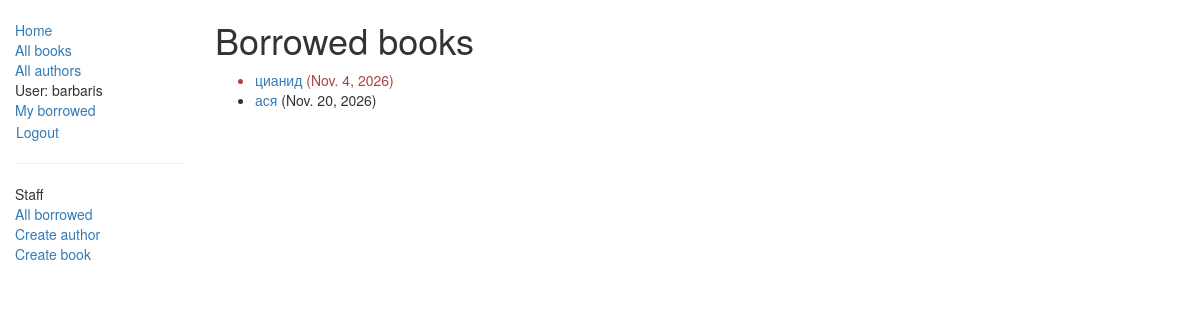
The app's page /catalog/mybooks/ (signed in), older data.
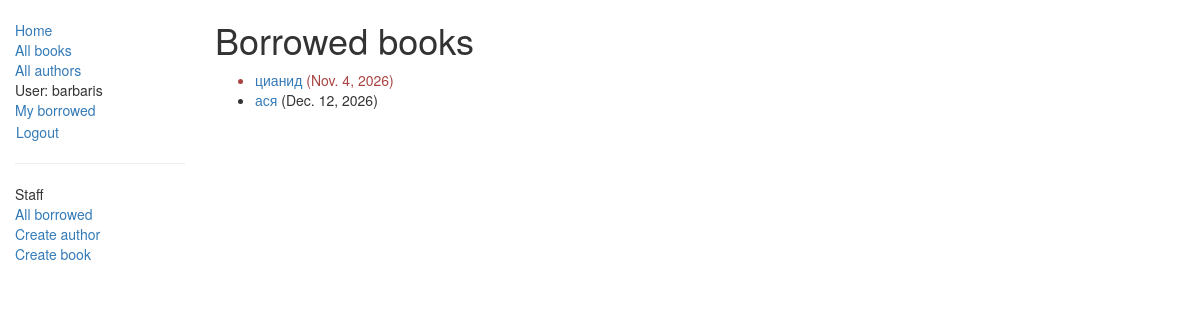
The same page, newer data.
### catalog/models.py (models this page shows, shortened)
class BookInstance(models.Model):
    title = models.CharField(max_length=200)
    id = models.UUIDField(primary_key=True, default=uuid.uuid4,
                          help_text="Unique ID for this particular book across whole library")
    book = models.ForeignKey('Book', on_delete=models.RESTRICT, null=True)
    imprint = models.CharField(max_length=200)
    due_back = models.DateField(null=True, blank=True)
    borrower = models.ForeignKey(settings.AUTH_USER_MODEL, on_delete=models.SET_NULL, null=True, blank=True)
    class LoanStatus(models.TextChoices):
        MAINTENANCE = 'm', 'Maintenance'
        ON_LOAN = 'o', 'On loan'
        AVAILABLE = 'a', 'Available'
        RESERVED = 'r', 'Reserved'
    status = models.CharField(
        max_length=1,
        choices=LoanStatus,
        blank=True,
        default=LoanStatus.MAINTENANCE,
        help_text='Book availability',
    )
    class Meta:
        ordering = ['due_back']
    @property
    def is_overdue(self):
        return bool(self.due_back and date.today() > self.due_back)

class Book(models.Model):
    title = models.CharField(max_length=200)
    author = models.ForeignKey('Author', on_delete=models.SET_NULL, null=True)
    summary = models.TextField(max_length=1000, help_text="Enter a brief description of the book")
    isbn = models.CharField('ISBN',max_length=13, help_text='13 Character <a href="https://www.isbn-international.org/content/what-isbn">ISBN number</a>')
    genre = models.ManyToManyField(Genre, help_text="Select a genre for this book")
    def display_genre(self):
        """
        Creates a string for the Genre. This is required to display genre in Admin.
        """
        return ', '.join([genre.name for genre in self.genre.all()[:3]])
    display_genre.short_description = 'Genre'

### catalog/views.py (the view)
# urls.py: path('mybooks/', views.LoanedBooksByUserListView.as_view(), name='my-borrowed'),
class LoanedBooksByUserListView(LoginRequiredMixin,generic.ListView):
    model = BookInstance
    template_name = 'catalog/bookinstance_list_borrowed_user.html'
    paginate_by = 10
    def get_queryset(self):
        return (
            BookInstance.objects.filter(borrower=self.request.user)
            .filter(status__exact=BookInstance.LoanStatus.ON_LOAN)
            .order_by('due_back')
        )

### catalog/templates/catalog/bookinstance_list_borrowed_user.html
{% extends "base_generic.html" %}
{% block content %}
    <h1>Borrowed books</h1>
    {% if bookinstance_list %}
    <ul>
      {% for bookinst in bookinstance_list %}
      <li class="{% if bookinst.is_overdue %}text-danger{% endif %}">
        <a href="{% url 'book-detail' bookinst.book.pk %}">{{ bookinst.book.title }}</a> ({{ bookinst.due_back }})
      </li>
      {% endfor %}
    </ul>
    {% else %}
      <p>There are no books borrowed.</p>
    {% endif %}
{% endblock %}

Row changes from the older to the newer data that the page shows:
changed BookInstance "ася": due_back "Nov. 20, 2026" → "Dec. 12, 2026"
